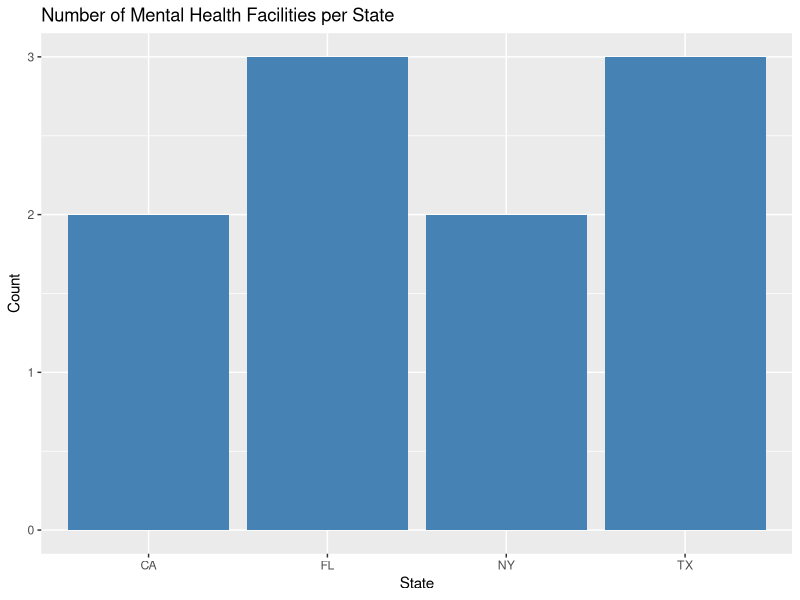
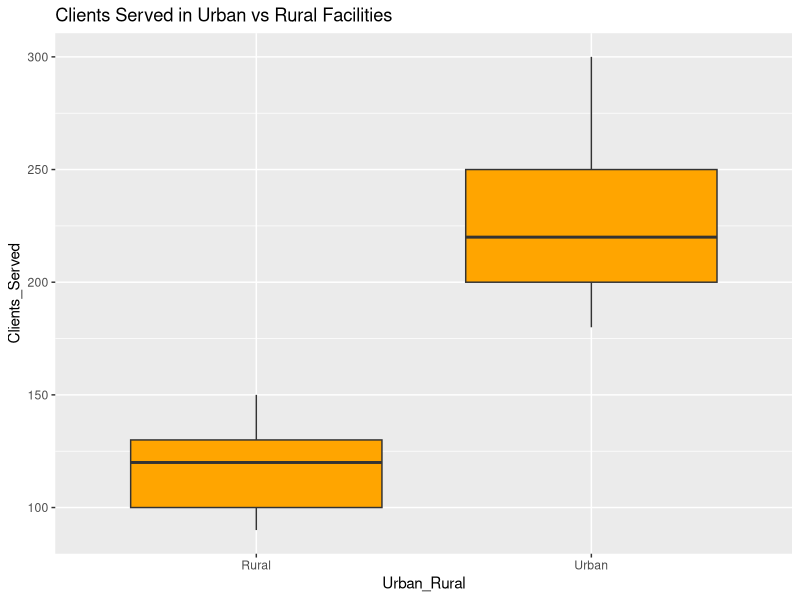
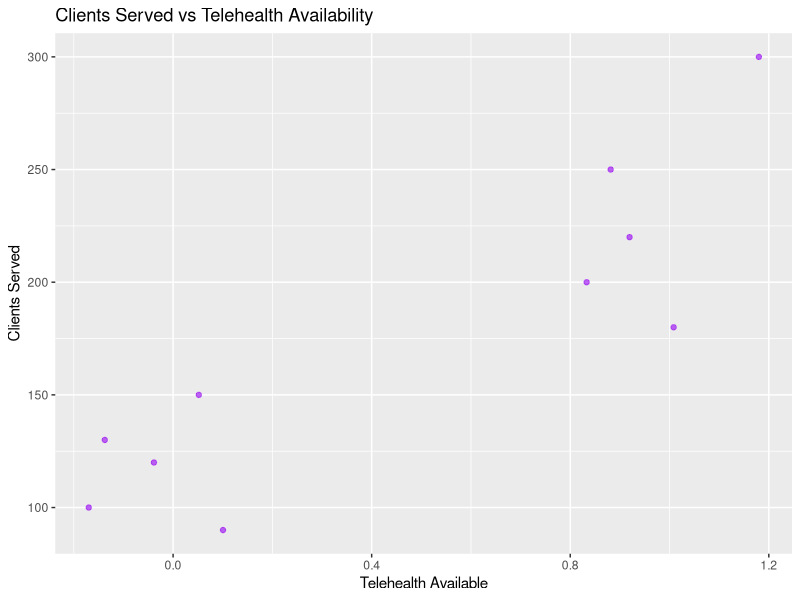

Recreate these plots in R, in order.
## ---- chunk 1
library(ggplot2)
df <- read.csv("mental_health_sample.csv")
ggplot(df, aes(x = State)) +
  geom_bar(fill = "steelblue") +
  labs(title = "Number of Mental Health Facilities per State", x = "State", y = "Count")
## ---- chunk 2
ggplot(df, aes(x = Urban_Rural, y = Clients_Served)) +
  geom_boxplot(fill = "orange") +
  labs(title = "Clients Served in Urban vs Rural Facilities")
## ---- chunk 3
ggplot(df, aes(x = Telehealth_Available, y = Clients_Served)) +
  geom_jitter(width = 0.2, height = 0, color = "purple", alpha = 0.7) +
  labs(title = "Clients Served vs Telehealth Availability", x = "Telehealth Available", y = "Clients Served")
## ---- chunk 4
library(dplyr)
df %>%
  group_by(Urban_Rural) %>%
  summarise(
    Mean = mean(Clients_Served),
    SD = sd(Clients_Served),
    Min = min(Clients_Served),
    Max = max(Clients_Served)
  )
## ---- chunk 5
table_data <- table(df$Urban_Rural, df$Telehealth_Available)
chisq.test(table_data)
